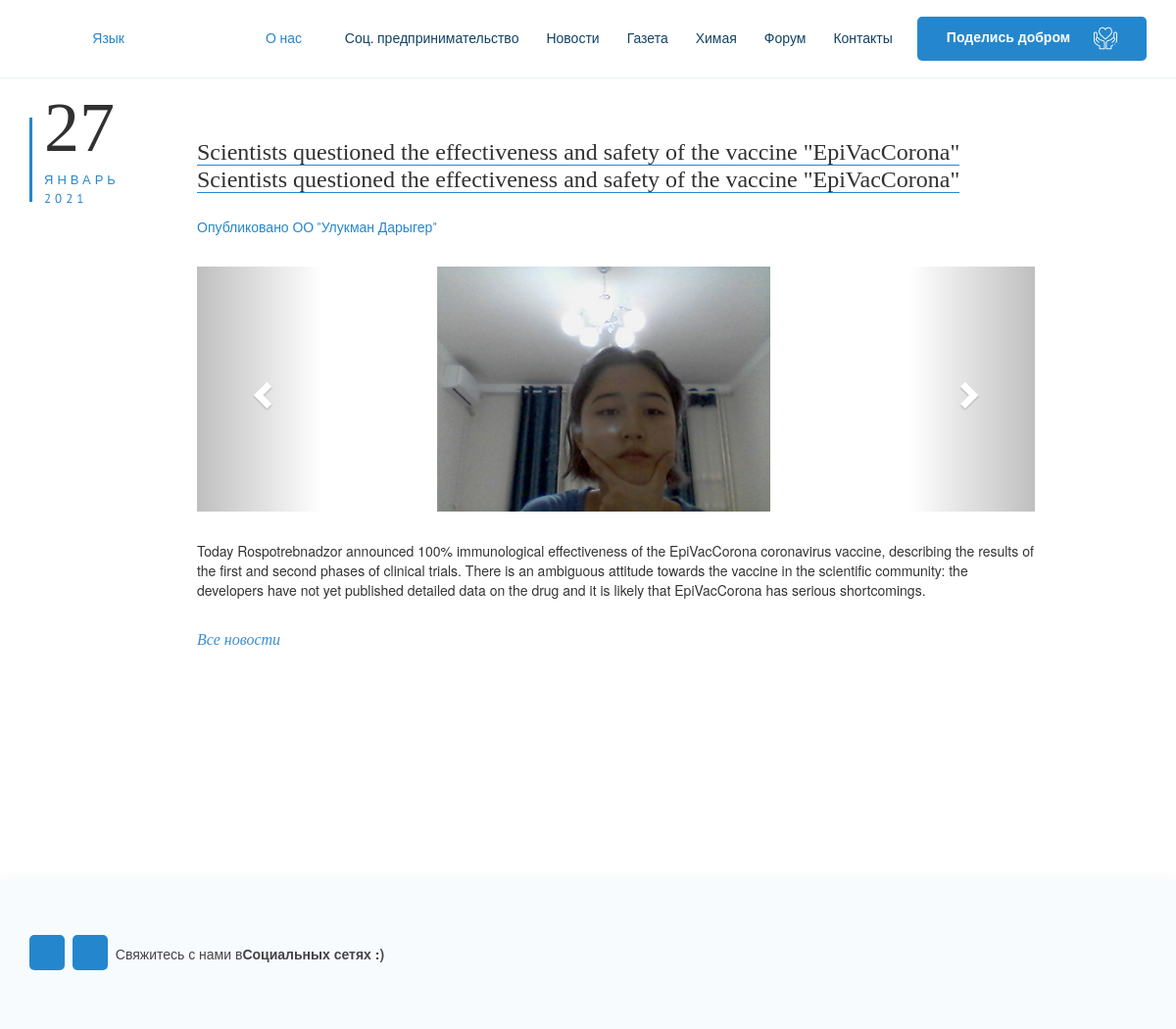
/ru/news/news/4/, run on the app's committed database.
### news/models.py (models this page shows, shortened)
class News(models.Model):
    title = models.CharField(max_length=200,verbose_name='Заголовок')
    body = models.TextField(max_length=1500,verbose_name='Тело новости')
    date_created = models.DateTimeField(auto_now_add=True,null=True,blank=True)
    class Meta:
        verbose_name = 'Новость'
        verbose_name_plural = 'Новости'

class NewsImage(models.Model):
    news = models.ForeignKey(News, default=None, on_delete=models.CASCADE,related_name='images')
    images = models.FileField(upload_to = 'images/')
    class Meta:
        verbose_name = 'Изображение'
        verbose_name_plural = 'Изображения'

### news/views/news_more.py (the view)
# urls.py: path('news/<int:news_id>/', news_more, name='news_more'),
def news_more(request,news_id):
    news = News.objects.get(id = news_id)
    image = news.images.all()
    image = NewsImage.objects.filter(news=news)
    return render(request, "new_more.html",{
        'news':news,
        'image': image
        })

### news/templates/new_more.html (shortened to what this page needs)
{% extends 'index.html' %}
{% load static %}
{% block content %}
<head>
  <link href="{% static 'vendor_news/bootstrap/css/bootstrap.min.css' %}" rel="stylesheet">
  <link href="{% static 'assets/css/simple-sidebar.css' %}" rel="stylesheet">
  <link rel="stylesheet" href="https://maxcdn.bootstrapcdn.com/bootstrap/3.4.0/css/bootstrap.min.css">
</head>
<body style="padding-top: 70px;">
    <div id="page-content-wrapper" style="margin-top: 50px;">
      <div class="container home4 ftrmrg">
        <div class="blog-sec-typ1 clearfix staggered-animation display animated fadeInUp" data-os-animation="fadeInUp" data-os-animation-delay=".5s" style="animation-delay: 0.5s;">
          <div class="blog-cont-sec">
            <div class="dmy">
              <div class="date">{{news.date_created|date:' j'}}</div>
              <span class="month">{{news.date_created|date:'F'}}</span>
              <span class="year">{{news.date_created|date:'Y'}}</span>
            </div>
            <div class="cont-area">
              <h3><a>{{news.title}}</a></h3>
              <div class="postedby">
                <a style="font-size: 14px;">Опубликовано ОО "Улукман Дарыгер"</a>
              </div>
              <div id="imageCarousel" class="carousel slide" data-ride="carousel">
                <div class="carousel-inner">
                  {% for p in image %}
                    {% if forloop.first %}
                          <div class="item active">
                    {% else %}
                      <div class="item">
                    {% endif %}
                      <div class="row">
                        <div>
                          <img style="width:340px;height:250px;margin-left: 260px;" src="{{p.images.url}}" class="img-responsive" alt="image">
                        </div>
                      </div>
                  </div>
                  {% endfor %}
                </div>
                <a class="left carousel-control" href="#imageCarousel" role="button" data-slide="prev">
                  <span class="glyphicon glyphicon-chevron-left" aria-hidden="true"></span>
                </a>
                <a class="right carousel-control" href="#imageCarousel" role="button" data-slide="next">
                  <span class="glyphicon glyphicon-chevron-right" aria-hidden="true"></span>
                </a>
              </div>
              <p>{{news.body}}</p>
              <a class="readmore-txt" href="/news/news/">Все новости</a>
            </div>
          </div>
        </div>
      </div>
    </div>
</body>
{% endblock %}

### news/static/assets/css/style.css (style rules this page uses)
h3 { color: #9E9E9E; font-size: calc(20px + 6 * ((100vw - 320px) / 680)) }
a { color: #2487ce; }
h1, h2, h3, h4, h5, h6 { font-family: "Raleway", sans-serif; }

### data on the page
News: date_created "27", date_created "ЯНВАРЬ", date_created "2021", title "Scientists questioned the effectiveness and safety of the vaccine \"EpiVacCorona\" Scientists questioned the effectiveness and safety of the vaccine \"EpiVacCorona\"", body "Today Rospotrebnadzor announced 100% immunological effectiveness of the EpiVacCorona coronavirus vaccine, describing the results of the first and second phases of clinical trials. There is an ambiguous attitude towards the vaccine in the scientific community: the developers have not yet published detailed data on the drug and it is likely that EpiVacCorona has serious shortcomings."
NewsImage: images (picture)
